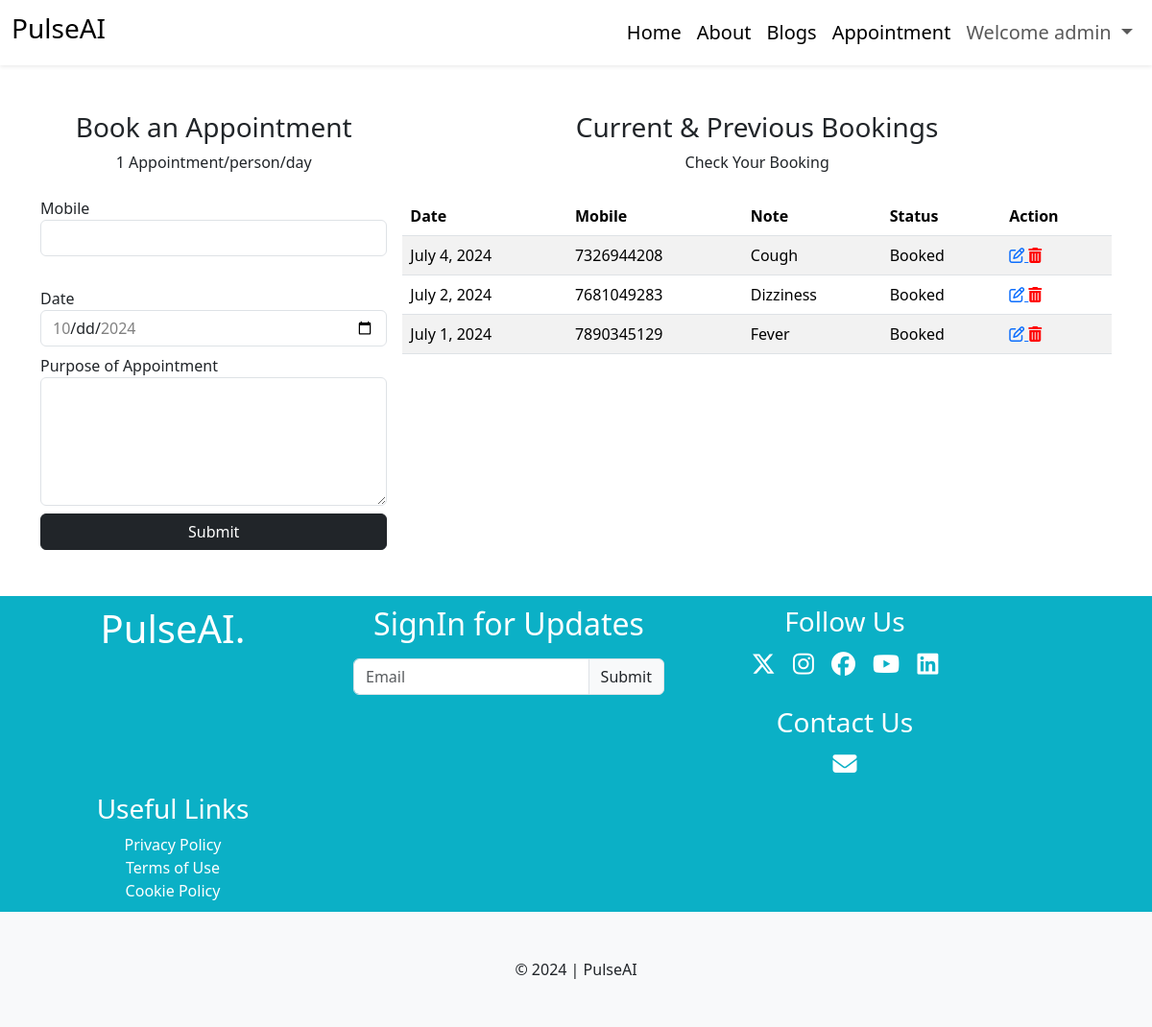
Page /patient/appointment/ (signed in) on the committed database.
### patient/models.py (models this page shows, shortened)
class Appointment(models.Model):
    user = models.ForeignKey(User,on_delete=models.DO_NOTHING)
    mobile = models.CharField(max_length=20)
    date = models.DateField()
    note = models.TextField()
    status = models.CharField(max_length=255, choices=APPOINTMENT_STATUS,default='Booked')

### patient/views.py (the view, shortened to what this page needs)
# urls.py: path("appointment/",views.appointment,name="appoint"),
@login_required(login_url='/patient/signin')
def appointment(request):
    appointments = Appointment.objects.filter(user=request.user).order_by("-date")
    context = {
        'appointments': appointments
    }
    return render(request,'patient/appointment.html',context)

### templates/patient/appointment.html (shortened to what this page needs)
{% extends "layout.html" %}
{% block content %}
    <div class="container my-5">
        <div class="row g-3">
            <div class="col-md-4">
                <div class="mb-4 text-center">
                    <h3>Book an Appointment</h3>
                    <p>1 Appointment/person/day</p>
                </div>
                <form action="{% url "appoint" %}" method="post" onsubmit="return validateForm()">
                    <div class="mb-2">
                        <label for="mobile">Mobile</label>
                        <input type="text" name="mobile" class="form-control" id="mobile" >
                    </div>
                    <div class="mb-2">
                        <label for="date">Date</label>
                        <input type="date" name="date" class="form-control" id="date">
                    </div>
                    <div class="mb-2">
                        <label for="note">Purpose of Appointment</label>
                        <textarea name="note" id="note" rows="5" class="form-control"></textarea>
                    </div>
                    <div class="mt-2">
                        <input type="submit" value="Submit" class="btn btn-dark w-100">
                    </div>
                </form>
            </div>
            <div class="col-md-8">
                <div class="mb-4 text-center">
                    <h3>Current & Previous Bookings</h3>
                    <p>Check Your Booking</p>
                </div>
                <div class="table-responsive">
                    <table class="table table-striped">
                        <thead>
                            <tr>
                                <th>Date</th>
                                <th>Mobile</th>
                                <th>Note</th>
                                <th>Status</th>
                                <th>Action</th>
                            </tr>
                        </thead>
                        <tbody>
                            {% for app in appointments %}
                                <tr>
                                    <td>{{app.date}}</td>
                                    <td>{{app.mobile}}</td>
                                    <td>{{app.note}}</td>
                                    <td>{{app.status}}</td>
                                    <td>
                                        <a href="{% url "updateapp" app.id %}">
                                            <i class="fa-regular fa-pen-to-square"></i>
                                        </a>
                                        <a href="{% url "del_appoint" app.id %}" id="delete_appointment" onclick="confirmDelete(event)">
                                            <i style="color:red" class="fa-solid fa-trash-can"></i>
                                        </a>
                                    </td>
                                </tr>
                            {% endfor %}
                        </tbody>
                    </table>
                </div>
            </div>
        </div>
    </div>
{% endblock %}

### templates/layout.html (shortened to what this page needs)
{% load static %}
<!DOCTYPE html>
<html lang="en">
<head>
    <link rel="stylesheet" href="{% static "css/bootstrap.min.css" %}">
    <link rel="stylesheet" href="https://cdnjs.cloudflare.com/ajax/libs/font-awesome/6.5.2/css/all.min.css" />
    <link rel="stylesheet" href="{% static "css/style.css" %}">
</head>
<body>
    <nav class="navbar navbar-expand-lg mb-1 shadow-sm">
        <div class="container-fluid">
          <a class="navbar-brand" href="#">
            <h3>PulseAI</h3>
          </a>
          <div class="collapse navbar-collapse ms-auto" id="navbarNav">
            <ul class="navbar-nav ms-auto">
              <li class="nav-item">
                <a class="nav-link active" aria-current="page" href="{% url "home" %}">Home</a>
              </li>
              <li class="nav-item">
                <a class="nav-link active" aria-current="page" href="{% url "about" %}">About</a>
              </li>
              <li class="nav-item">
                <a class="nav-link active" aria-current="page" href="{% url "blogs" %}">Blogs</a>
              </li>
              {% if user.is_authenticated %}
              <li class="nav-item">
                <a class="nav-link active" aria-current="page" href="{% url "appoint" %}">Appointment</a>
              </li>
                <li class="nav-item dropdown">
                  <a class="nav-link dropdown-toggle" href="#" role="button" data-bs-toggle="dropdown" aria-expanded="false">
                    Welcome {{user.username}}
                  </a>
                </li>
              {% endif %}
          </div>
        </div>
      </nav>
    {% block content %}
    {% endblock  %}
    <div class="contacts">
      <div class="con1">
        <h1>PulseAI.</h1>
      </div>
      <div class="con1">
        <h2>SignIn for Updates</h2>
        <div class="input-group mb-3 p-2">
          <input type="text" class="form-control" placeholder="Email" aria-label="Recipient's username" aria-describedby="basic-addon2">
          <span class="input-group-text" id="basic-addon2">Submit</span>
        </div>
      </div>
      <div class="con1">
          <h3>Follow Us</h3>
          <i class="fa-brands fa-x-twitter"></i>
          <i class="fa-brands fa-instagram"></i>
          <i class="fa-brands fa-facebook"></i>
          <i class="fa-brands fa-youtube"></i>
          <i class="fa-brands fa-linkedin"></i>
          <br>
          <br>
          <h3>Contact Us</h3>
          <i class="fa-solid fa-envelope"></i>
      </div>
      <div class="con1">
        <h3>Useful Links</h3>
        <a href="">Privacy Policy</a><br>
        <a href="">Terms of Use</a><br>
        <a href="">Cookie Policy</a>
      </div>
    </div>
    <footer class="bg-light py-5 text-center" >
        &copy; 2024 | PulseAI
    </footer>
</body>
</html>

### static/css/style.css (style rules this page uses)
body { overflow-x: hidden; }
.con1 i { margin: 7px; font-size: 25px; }
.con1 a { color: white; text-decoration: none; }
.contacts { display: grid; grid-template-columns: repeat(auto-fill,340px); gap: 10px; text-align: center; background-color: rgb(11, 176, 198); color: white; height: 100%; padding: 10px; }
.abouts p,ul { font-size: 20px; }

### rows in the picture
Appointment: date "July 4, 2024", mobile "7326944208", note "Cough", status "Booked"
Appointment: date "July 2, 2024", mobile "7681049283", note "Dizziness", status "Booked"
Appointment: date "July 1, 2024", mobile "7890345129", note "Fever", status "Booked"

### other values in the picture
{{ user.username }} "admin"
